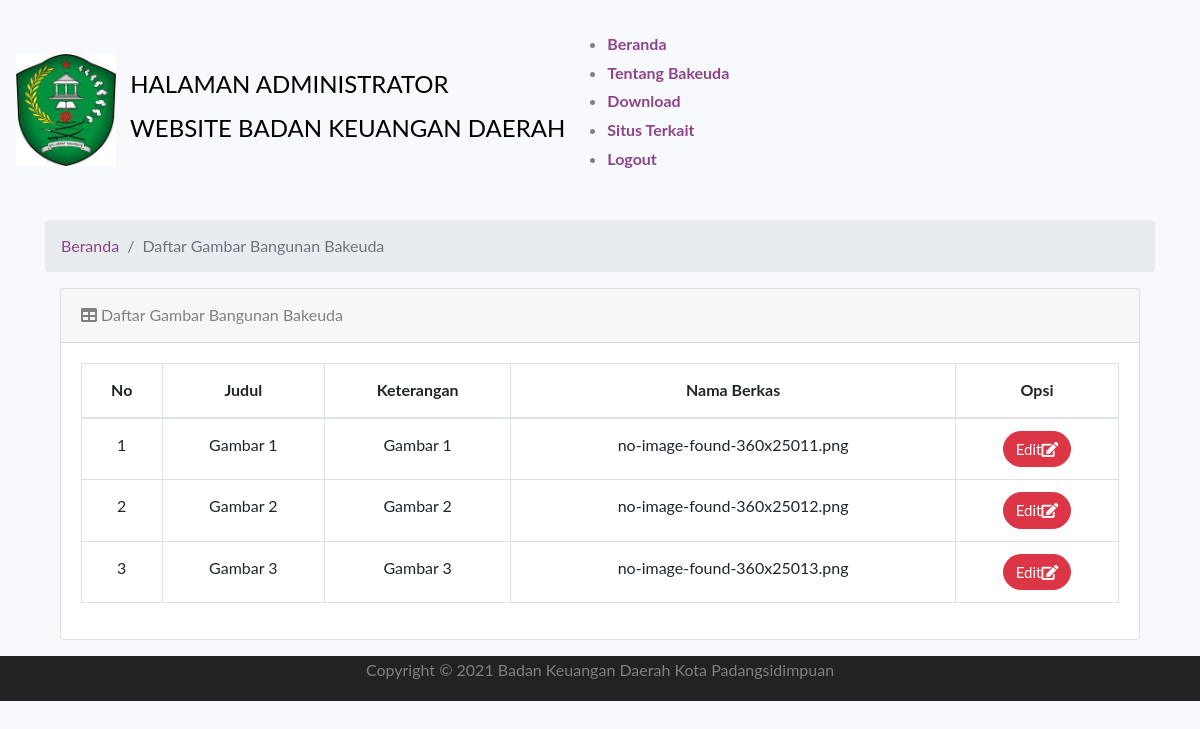
Page /index.php/administrator/bangunanbakeuda on the committed database.
### tables this page shows
CREATE TABLE `tbl_bangunanbakeuda` (
  `id_bangunanbakeuda` int(11) NOT NULL,
  `judul` varchar(128) NOT NULL,
  `keterangan` varchar(128) NOT NULL,
  `nama_berkas` varchar(128) NOT NULL
);

### application/controllers/Administrator.php (called while the page is built, shortened)
<?php
class Administrator extends CI_Controller {
	public function __construct()
	{
		$this->load->helper('url');
		$this->load->helper('form');
		$this->load->library('form_validation');
		$this->load->model('model_login');
		$this->load->model('model_download');
		$this->load->model('model_informasi');
		$this->load->model('model_bangunanbakeuda');
		$this->load->model('model_profil');
		$this->load->model('model_galeri');
		$this->load->model('model_slidegambarutama');
		$this->load->model('model_tentangbakeuda');
		$this->load->model('model_video');
		$this->load->model('model_berita');
		$this->load->library('session');
	}
	public function bangunanbakeuda()
	{
        $data['content'] = $this->model_bangunanbakeuda->Tampilbangunanbakeuda();
		$this->load->view('administrator/bangunanbakeuda',$data);
	}
}

### index.php (called while the page is built, shortened)
<?php
require_once BASEPATH.'core/CodeIgniter.php';

### application/models/Model_bangunanbakeuda.php (called while the page is built, shortened)
<?php if ( ! defined('BASEPATH')) exit('No direct script access allowed');
class Model_bangunanbakeuda extends CI_Model {
	function Tampilbangunanbakeuda()
    {
		$this->db->order_by('id_bangunanbakeuda');
        return $this->db->from('tbl_bangunanbakeuda')
			->get();
    }
}

### application/views/administrator/bangunanbakeuda.php (the view, shortened to what this page needs)
<BR>
    <section id_bangunanbakeuda="services" class="services">
      <div class="container">
      <ol class="breadcrumb" >
        <li class="breadcrumb-item">
          <a href="<?php echo base_url('administrator/home')?>">Beranda</a>
        </li>
        <li class="breadcrumb-item active">Daftar Gambar Bangunan Bakeuda</li>
      </ol>
      <div class="container">
  <div class="card mb-3">
        <div class="card-header">
          <i class="fa fa-table"></i> Daftar Gambar Bangunan Bakeuda</div>
        <div class="card-body">
          <div class="table-responsive">
          <table class="table table-bordered" id="example" width="100%" cellspacing="0">
              <thead>
                <tr class="text-center">
                  <th>No</th>
                  <th>Judul</th>
                  <th>Keterangan</th>
                  <th>Nama Berkas</th>
                  <th>Opsi</th>
                </tr>
              </thead>
            <tbody  class="text-center">
                <tr>
                <?php
                  $i = 1;
                  foreach ($content->result() as $data) : ?>
                  <td><?= $i ?></td>
                  <td align="center"><?= $data->judul ?></td>
                  <td align="center"><?= $data->keterangan ?></td>
                  <td align="center"><?= $data->nama_berkas ?></td>
                  <td>
                  <a href="<?php echo base_url()?>administrator/bangunanbakeudaedit/<?php echo $data->id_bangunanbakeuda; ?>" class="btn btn-danger">Edit<i class="fa fa-edit"></i></a>
                  </td>
                </tr>
                    <?php
                      $i++;
                    endforeach;
                  ?>
              </tbody>
            </table>
          </div>
        </div>
      </div>
    </div>
  </div>

### rows in the picture
tbl_bangunanbakeuda: judul "Gambar 1", keterangan "Gambar 1", nama_berkas "no-image-found-360x25011.png"
tbl_bangunanbakeuda: judul "Gambar 2", keterangan "Gambar 2", nama_berkas "no-image-found-360x25012.png"
tbl_bangunanbakeuda: judul "Gambar 3", keterangan "Gambar 3", nama_berkas "no-image-found-360x25013.png"
